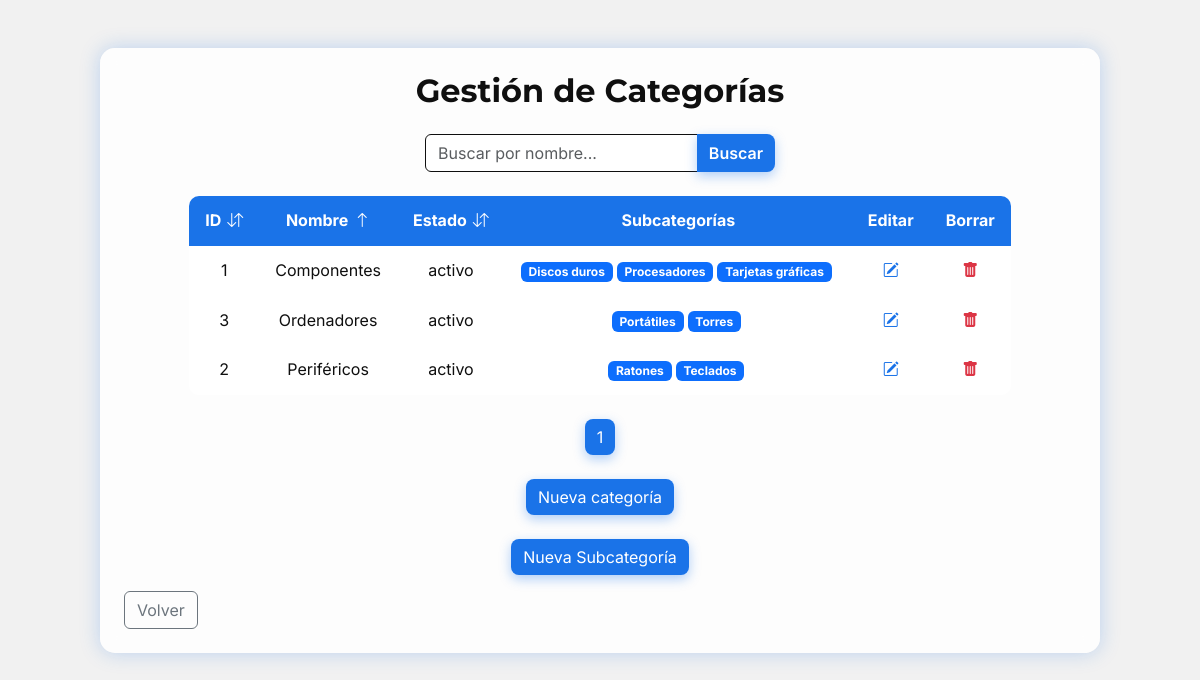
The app's page /categorias/categoriaConsulta.php (signed in) with its own data.
### tables this page shows
CREATE TABLE `categorias` (
  `id` int(11) NOT NULL,
  `nombre` varchar(100) NOT NULL,
  `estado` enum('activo','inactivo') NOT NULL DEFAULT 'activo'
);

CREATE TABLE `subcategorias` (
  `id` int(11) NOT NULL,
  `id_categoria` int(11) NOT NULL,
  `nombre` varchar(100) NOT NULL,
  `estado` enum('activo','inactivo') NOT NULL DEFAULT 'activo'
);

### src/categorias/Categoria.php (called while the page is built, shortened)
<?php
    class Categoria {
        private $id;
        private $nombre;
        private $estado;
        public function getId() {
            return $this->id;
        }
        public function getNombre() {
            return $this->nombre;
        }
        public function getEstado() {
            return $this->estado;
        }
    }
    function obtenerCategorias($con, $pagina, $resultadosPP, $orden, $tipoOrden) {
        $inicio = ($pagina - 1) * $resultadosPP;
        $columnasPermitidas = ["id", "nombre", "estado"];
        $tipoOrden = strtoupper($tipoOrden) === "DESC" ? "DESC" : "ASC";
        $query = $con->prepare("SELECT id, nombre, estado FROM categorias ORDER BY $orden $tipoOrden LIMIT :inicio, :resultados");
        $query->bindParam(":inicio", $inicio, PDO::PARAM_INT);
        $query->bindParam(":resultados", $resultadosPP, PDO::PARAM_INT);
        $query->execute();
        $query->setFetchMode(PDO::FETCH_CLASS, "Categoria");
        return $query->fetchAll();
    }
?>

### src/categorias/categoriaConsulta.php (the view, shortened to what this page needs)
<?php
    require_once "../utilidades/conectar_db.php";
    require_once "Categoria.php";
    $con = conectar();
?>
<!DOCTYPE html>
<html lang="es">
<head>
    <link href="https://cdn.jsdelivr.net/npm/bootstrap@5.3.0/dist/css/bootstrap.min.css" rel="stylesheet">
    <link rel="stylesheet" href="https://cdn.jsdelivr.net/npm/bootstrap-icons@1.10.5/font/bootstrap-icons.css">
    <link rel="stylesheet" href="../estilos.css">
</head>
<body>
    <div class="jtech-bg d-flex justify-content-center align-items-start py-5">
        <div class="jtech-card-wide p-4 w-100">
            <h2 class="text-center fw-bold mb-4">Gestión de Categorías</h2>
            <form method="get" action="categoriaConsulta.php" class="mb-4 jtech-search mx-auto">
                <div class="input-group">
                    <input type="text" name="buscar" class="form-control" placeholder="Buscar por nombre..." autocomplete="off"
                           value="<?= isset($_GET['buscar']) ? htmlspecialchars($_GET['buscar']) : '' ?>">
                    <button class="btn btn-jtech fw-semibold" type="submit">Buscar</button>
                </div>
            </form>
            <?php
                $pagina = isset($_GET["pagina"]) ? (int)$_GET["pagina"] : 1;
                $resultadosPP = 5;
                $orden = isset($_GET["orden"]) ? $_GET["orden"] : "nombre";
                $tipoOrden = isset($_GET["tipoOrden"]) ? strtoupper($_GET["tipoOrden"]) : "ASC";
                if (isset($_GET["buscar"]) && trim($_GET["buscar"]) !== "") {
                    $busqueda = "%" . trim($_GET["buscar"]) . "%";
                    $countQuery = $con->prepare("SELECT COUNT(*) AS total FROM categorias WHERE nombre LIKE :busqueda");
                    $countQuery->execute([":busqueda" => $busqueda]);
                    $categoriasTotal = $countQuery->fetch()["total"];
                    $paginasTotal = ceil($categoriasTotal / $resultadosPP);
                    $inicio = ($pagina - 1) * $resultadosPP;
                    $query = $con->prepare("SELECT id, nombre, estado FROM categorias WHERE nombre LIKE :busqueda ORDER BY $orden $tipoOrden LIMIT :inicio, :resultados");
                    $query->bindValue(":busqueda", $busqueda, PDO::PARAM_STR);
                    $query->bindValue(":inicio", $inicio, PDO::PARAM_INT);
                    $query->bindValue(":resultados", $resultadosPP, PDO::PARAM_INT);
                    $query->execute();
                    $query->setFetchMode(PDO::FETCH_CLASS, "Categoria");
                    $categorias = $query->fetchAll();
                } else {
                    $categorias = obtenerCategorias($con, $pagina, $resultadosPP, $orden, $tipoOrden);
                    $query = $con->prepare("SELECT count(*) AS total FROM categorias");
                    $query->execute();
                    $fila = $query->fetch();
                    $categoriasTotal = $fila["total"];
                    $paginasTotal = ceil($categoriasTotal / $resultadosPP);
                }
                function iconoOrden($columna, $orden, $tipoOrden) {
                    if ($columna !== $orden) return '<i class="bi bi-arrow-down-up"></i>';
                    return $tipoOrden === "ASC"
                        ? '<i class="bi bi-arrow-up"></i>'
                        : '<i class="bi bi-arrow-down"></i>';
                }
                function urlOrden($columna, $tipoOrden) {
                    $nuevoTipo = $tipoOrden === "ASC" ? "DESC" : "ASC";
                    $url = "categoriaConsulta.php?orden=$columna&tipoOrden=$nuevoTipo";
                    return $url;
                }
                function obtenerSubcategoriasPorCategoria($con, $categoriaId) {
                    $query = $con->prepare("SELECT id, nombre, estado FROM subcategorias WHERE id_categoria = :id ORDER BY nombre ASC");
                    $query->execute([":id" => $categoriaId]);
                    return $query->fetchAll(PDO::FETCH_ASSOC);
                }
            ?>
            <div class="table-responsive">
                <table class="jtech-table align-middle text-center mx-auto">
                    <thead>
                        <tr>
                            <th><a href="<?= urlOrden('id', $tipoOrden) ?>">ID <?= iconoOrden('id', $orden, $tipoOrden) ?></a></th>
                            <th><a href="<?= urlOrden('nombre', $tipoOrden) ?>">Nombre <?= iconoOrden('nombre', $orden, $tipoOrden) ?></a></th>
                            <th><a href="<?= urlOrden('estado', $tipoOrden) ?>">Estado <?= iconoOrden('estado', $orden, $tipoOrden) ?></a></th>
                            <th>Subcategorías</th>
                            <th>Editar</th>
                            <th>Borrar</th>
                        </tr>
                    </thead>
                    <tbody>
                        <?php
                            if (empty($categorias)) {
                                echo "<tr><td colspan='6' class='text-center py-3 text-muted'>
                                          No se encontraron categorías
                                      </td></tr>";
                            } else {
                                foreach ($categorias as $categoria) {
                                    echo "<tr>";
                                    echo "<td>" . htmlspecialchars($categoria->getId()) . "</td>";
                                    echo "<td>" . htmlspecialchars($categoria->getNombre()) . "</td>";
                                    echo "<td>" . htmlspecialchars($categoria->getEstado()) . "</td>";
                                    $subcategorias = obtenerSubcategoriasPorCategoria($con, $categoria->getId());
                                    echo "<td>";
                                        if (empty($subcategorias)) {
                                            echo "<span class='badge bg-secondary'>Sin subcategorías</span>";
                                        } else {
                                            foreach ($subcategorias as $sub) {
                                                $color = ($sub['estado'] === 'activo') ? 'bg-primary' : 'bg-secondary';
                                                echo "<span class='badge $color me-1'>" . htmlspecialchars($sub['nombre']) . "</span>";
                                            }
                                        }
                                    echo "</td>";
                                    echo "<td><a class='text-jtech fw-bold' href='categoriaEditar.php?id=" . $categoria->getId() . "'>
                                              <i class='bi bi-pencil-square'></i>
                                          </a></td>";
                                    if ($_SESSION["rol"] === "administrador") {
                                        echo "<td><a class='text-danger fw-bold' href='categoriaEliminar.php?id=" . $categoria->getId() . "'>
                                                <i class='bi bi-trash-fill'></i>
                                              </a></td>";
                                    } else {
                                        echo "<td><i class='bi bi-ban text-muted'></i></td>";
                                    }
                                    echo "</tr>";
                                }
                            }
                        ?>
                    </tbody>
                </table>
            </div>
            <div class="text-center mt-4">
                <?php
                    for ($i = 1; $i <= $paginasTotal; $i++) {
                        $url = "categoriaConsulta.php?pagina=$i&orden=$orden&tipoOrden=$tipoOrden";
                        if ($i == $pagina) {
                            echo "<button class='btn btn-jtech mx-1'>$i</button>";
                        } else {
                            echo "<a href='$url' class='btn btn-outline-jtech mx-1'>$i</a>";
                        }
                    }
                ?>
            </div>
            <div class="text-center mt-4 d-flex justify-content-center">
                <a href="categoriaCrear.php" class="btn btn-jtech">Nueva categoría</a>
            </div>
            <div class="text-center mt-4 d-flex justify-content-center">
                <a href="../subcategorias/subcategoriaCrear.php" class="btn btn-jtech">Nueva Subcategoría</a>
            </div>
            <div class="text-center text-lg-start mt-3">
                <a href="../utilidades/panelAdministrador.php" class="btn btn-outline-secondary">Volver</a>
            </div>
        </div>
    </div>
</body>
</html>

### src/estilos.css (style rules this page uses)
* { margin: 0; padding: 0; font-family: 'Inter', sans-serif; box-sizing: border-box; }
h1, h2, h3, h4, .card-title { font-family: 'Montserrat', sans-serif; }
body { background-color: #F1F1F1; color: #0F0F0F; line-height: 1.6; }
a { color: #0F0F0F; text-decoration: none; }
.jtech-bg { min-height: 100vh; padding: 2rem; }
.jtech-card-wide { background: rgba(255, 255, 255, 0.85); border-radius: 15px; width: 100%; max-width: 1000px; box-shadow: 0 0 20px rgba(26, 115, 232, 0.25); backdrop-filter: blur(8px); }
.btn-jtech { background-color: #1A73E8; color: #FFFFFF; border: none; border-radius: 8px; box-shadow: 0 4px 12px rgba(26, 115, 232, 0.35); transition: all 0.2s ease-in-out; }
.text-jtech { color: #1A73E8; }
.jtech-table { background-color: #FFFFFF; color: #0F0F0F; border-radius: 10px; overflow: hidden; }
.jtech-table thead { background-color: #1A73E8; color: #FFFFFF; font-weight: 700; }
.jtech-table thead a { color: #FFFFFF; text-decoration: none; font-weight: 700; }
.jtech-table tbody tr { transition: background-color 0.2s ease; }
.jtech-table td, .jtech-table th { padding: 12px 16px; vertical-align: middle; }
.jtech-table a { color: #1A73E8; font-weight: 600; }
.jtech-table, .jtech-table th, .jtech-table td { border-color: #CCC !important; }
.jtech-table th a { display: inline-flex; align-items: center; gap: 6px; white-space: nowrap; }
.jtech-search { max-width: 350px; }
.jtech-search input { background: #FFFFFF !important; color: #0F0F0F !important; border: 1px solid #0F0F0F !important; }

### records on screen
categorias: id "1", nombre "Componentes", estado "activo"
subcategorias: nombre "Discos duros"
subcategorias: nombre "Procesadores"
subcategorias: nombre "Tarjetas gráficas"
categorias: id "3", nombre "Ordenadores", estado "activo"
subcategorias: nombre "Portátiles"
subcategorias: nombre "Torres"
categorias: id "2", nombre "Periféricos", estado "activo"
subcategorias: nombre "Ratones"
subcategorias: nombre "Teclados"
